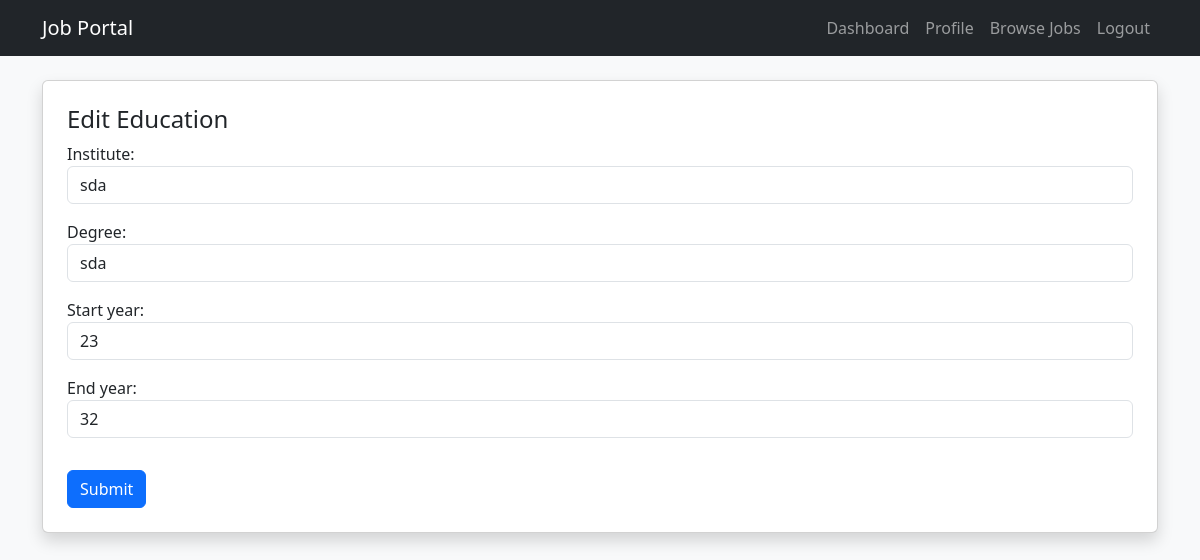
Page /seeker/education/2/edit/ (signed in) on the committed database.
### core/models.py (models this page shows)
class Education(models.Model):
    seeker = models.ForeignKey(JobSeekerProfile, on_delete=models.CASCADE)
    institute = models.CharField(max_length=100)
    degree = models.CharField(max_length=100)
    start_year = models.PositiveIntegerField()
    end_year = models.PositiveIntegerField()

### core/views.py (the view)
# urls.py: path('seeker/education/<int:pk>/edit/', edit_education, name='edit-education'),
@login_required
def edit_education(request, pk):
    edu = get_object_or_404(Education, id=pk, seeker=request.user.jobseekerprofile)
    form = EducationForm(request.POST or None, instance=edu)
    if form.is_valid():
        form.save()
        messages.success(request, "Education updated.")
        return redirect('seeker-profile')
    return render(request, 'core/form_page.html', {'form': form, 'title': 'Edit Education'})

### core/forms.py
class EducationForm(forms.ModelForm):
    class Meta:
        model = Education
        fields = ['institute', 'degree', 'start_year', 'end_year']
        widgets = {
            'institute': forms.TextInput(attrs={'class': 'form-control'}),
            'degree': forms.TextInput(attrs={'class': 'form-control'}),
            'start_year': forms.NumberInput(attrs={'class': 'form-control'}),
            'end_year': forms.NumberInput(attrs={'class': 'form-control'}),
        }

### core/templates/core/form_page.html (shortened to what this page needs)
{% extends 'base.html' %}
{% block content %}
<div class="card p-4 shadow">
  <h4>{{ title }}</h4>
  <form method="POST">
    {{ form.as_p }}
    <button class="btn btn-primary mt-3">Submit</button>
  </form>
</div>
{% endblock %}

### rows in the picture
Education: institute "sda", degree "sda", start_year "23", end_year "32"

### other values in the picture
{{ title }} "Edit Education"
